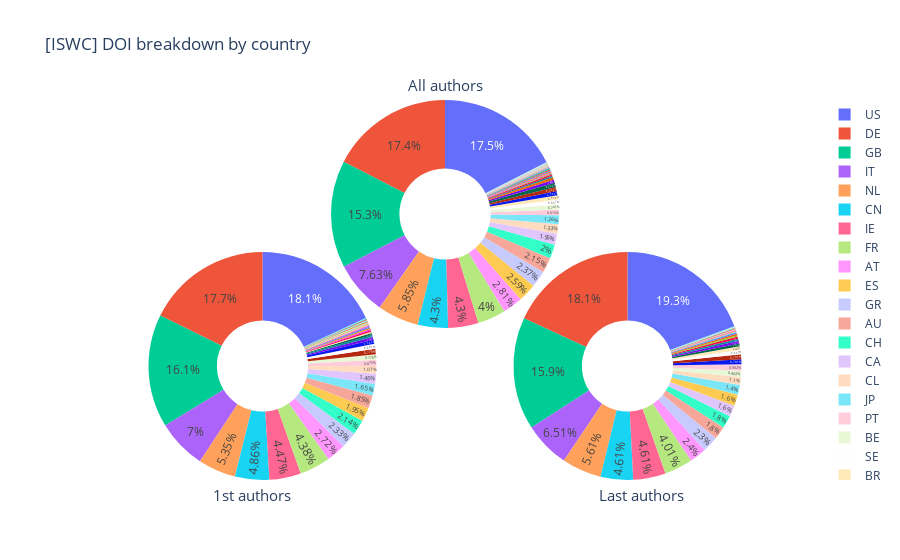

Source (notebook cell):
### Markdown cell above
We can also plot as a pie chart

### Code cell
iswc_dois = iswc.groupby(['org_countrycode'])['paper_doi'].nunique().reset_index()
iswc_dois_first = iswc_first.groupby(['org_countrycode'])['paper_doi'].nunique().reset_index()
iswc_dois_last = iswc_last.groupby(['org_countrycode'])['paper_doi'].nunique().reset_index()

pie1 = go.Pie(values=iswc_dois['paper_doi'],
              labels=iswc_dois['org_countrycode'],
              textposition='inside',
              domain=dict(x=[0, 1], y=[.4, 1]),
              name='DOIs',
              hoverinfo='label+value+name',
              hole=.4)

pie2 = go.Pie(values=iswc_dois_first['paper_doi'],
              labels=iswc_dois_first['org_countrycode'],
              textposition='inside',
              domain=dict(x=[0, .5], y=[0, .6]),
              name='DOIs',
              hoverinfo='label+value+name',
              hole=.4)

pie3 = go.Pie(values=iswc_dois_last['paper_doi'],
              labels=iswc_dois_last['org_countrycode'],
              textposition='inside',
              domain=dict(x=[.5, 1], y=[0, .6]),
              name='DOIs',
              hoverinfo='label+value+name',
              hole=.4)

tris_donut = go.Layout(title='[ISWC] DOI breakdown by country',
                       annotations=[dict(font=dict(size=15),
                                        showarrow=False,
                                        text='All authors',
                                        x=.5, y=1.07),
                                    dict(font=dict(size=15),
                                        showarrow=False,
                                        text='1st authors',
                                        x=.18, y=-0.07),
                                    dict(font=dict(size=15),
                                        showarrow=False,
                                        text='Last authors',
                                        x=.83, y=-0.07)])

fig = go.Figure(data=[pie1,pie2,pie3], layout=tris_donut)
plotly.offline.iplot(fig)

### Figure 1 — Plotly figure (JSON) as saved in the notebook; plotly's stock layout.template omitted (floating-point values rounded to 4 significant figures)
{"data": [{"domain": {"x": [0, 1], "y": [0.4, 1]}, "hole": 0.4, "hoverinfo": "label+value+name", "labels": ["AT", "AU", "BE", "BG", "BR", "CA", "CH", "CL", "CN", "CZ", "DE", "DK", "EG", "EI", "ES", "FI", "FR", "GB", "GE", "GR", "HK", "ID", "IE", "IL", "IN", "IT", "JP", "KR", "LU", "NL", "NO", "NZ", "PT", "RS", "RU", "SE", "SG", "SI", "TH", "TR", "UA", "UK", "US", "VE", "VN", "ZA"], "name": "DOIs", "textposition": "inside", "type": "pie", "values": [38, 29, 10, 3, 8, 21, 27, 18, 58, 8, 235, 1, 1, 1, 35, 8, 54, 206, 1, 32, 1, 1, 58, 1, 3, 103, 17, 2, 1, 79, 8, 2, 11, 1, 2, 9, 5, 1, 1, 2, 2, 2, 236, 6, 1, 1]}, {"domain": {"x": [0, 0.5], "y": [0, 0.6]}, "hole": 0.4, "hoverinfo": "label+value+name", "labels": ["AT", "AU", "BE", "BG", "BR", "CA", "CH", "CL", "CN", "CZ", "DE", "DK", "ES", "FI", "FR", "GB", "GE", "GR", "ID", "IE", "IL", "IN", "IT", "JP", "KR", "LU", "NL", "NO", "NZ", "PT", "RS", "RU", "SE", "SG", "SI", "TH", "TR", "UA", "UK", "US", "VE", "ZA"], "name": "DOIs", "textposition": "inside", "type": "pie", "values": [28, 19, 8, 3, 2, 15, 22, 11, 50, 6, 182, 1, 20, 8, 45, 165, 1, 24, 1, 46, 1, 2, 72, 17, 1, 1, 55, 3, 2, 9, 1, 2, 7, 1, 1, 1, 2, 1, 1, 186, 4, 1]}, {"domain": {"x": [0.5, 1], "y": [0, 0.6]}, "hole": 0.4, "hoverinfo": "label+value+name", "labels": ["AT", "AU", "BE", "BG", "BR", "CA", "CH", "CL", "CN", "CZ", "DE", "EI", "ES", "FI", "FR", "GB", "GR", "IE", "IL", "IN", "IT", "JP", "KR", "NL", "NO", "NZ", "PT", "RU", "SE", "SG", "TH", "TR", "UA", "UK", "US", "VE", "VN", "ZA"], "name": "DOIs", "textposition": "inside", "type": "pie", "values": [24, 18, 9, 3, 5, 16, 18, 11, 46, 7, 181, 1, 16, 7, 40, 159, 23, 46, 1, 3, 65, 14, 2, 56, 4, 1, 9, 1, 6, 2, 1, 2, 1, 1, 193, 4, 1, 1]}], "layout": {"annotations": [{"font": {"size": 15}, "showarrow": false, "text": "All authors", "x": 0.5, "y": 1.07}, {"font": {"size": 15}, "showarrow": false, "text": "1st authors", "x": 0.18, "y": -0.07}, {"font": {"size": 15}, "showarrow": false, "text": "Last authors", "x": 0.83, "y": -0.07}], "title": {"text": "[ISWC] DOI breakdown by country"}}}
